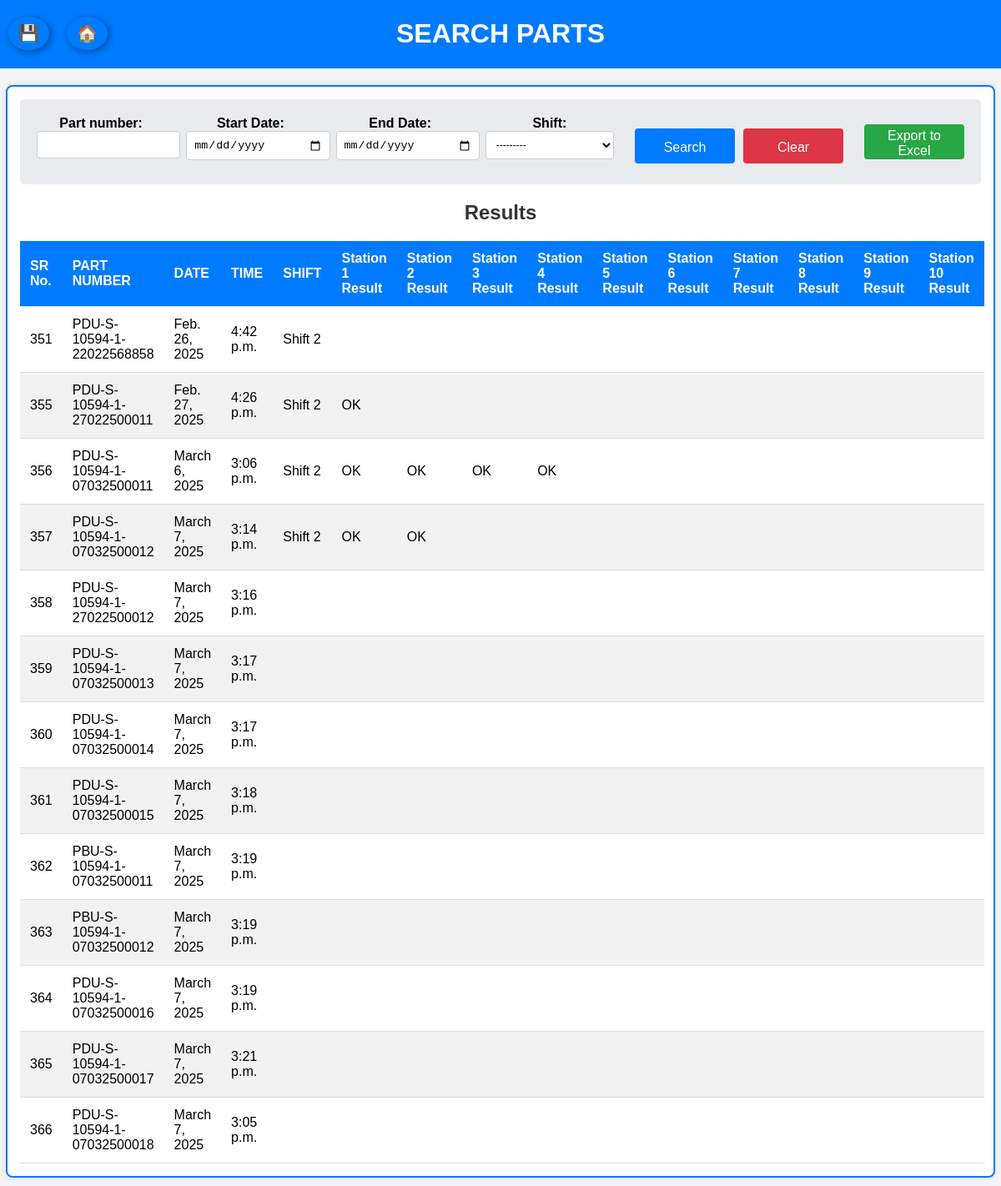
The app's page /search/, older data.
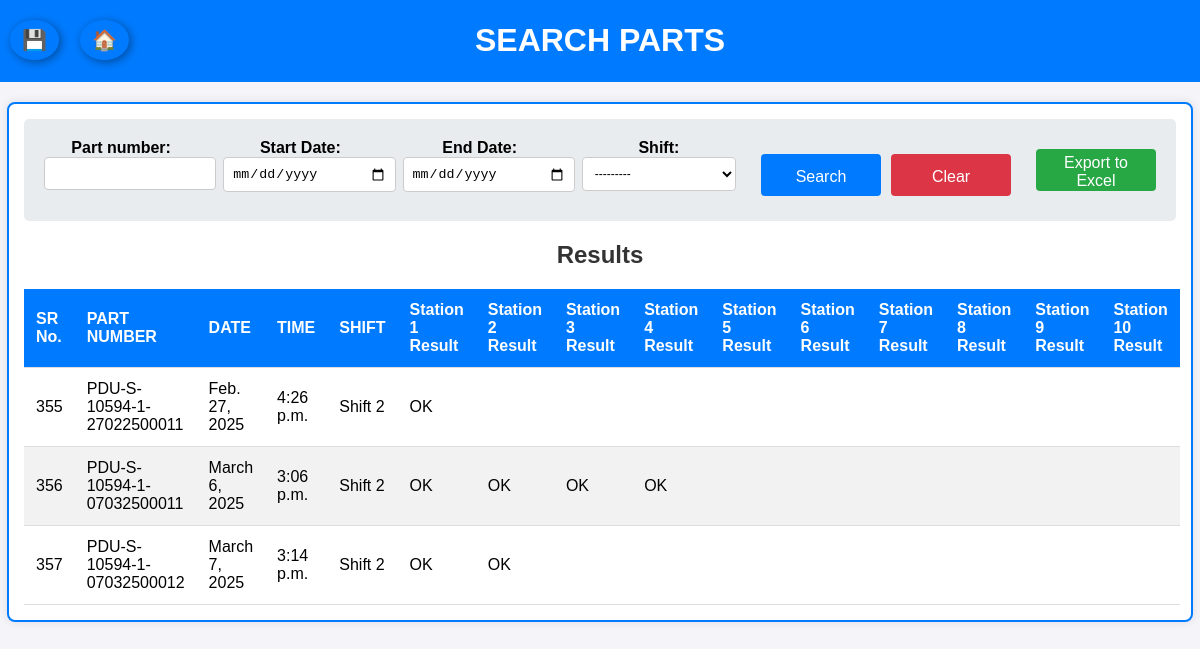
The same page, newer data.
### track/models.py (models this page shows, shortened)
class TraceabilityData(models.Model):
    sr_no = models.AutoField(primary_key=True)  # Serial Number (Primary Key)
    part_number = models.CharField(max_length=100, unique=True)  # QR Code remove -    , unique=True
    date = models.DateField()  # Date of entry
    time = models.TimeField()  # Time of entry
    shift = models.CharField(max_length=10, null=True, blank=True)  # Shift (e.g., A, B, C)
    st1_time = models.TimeField(null=True, blank=True)
    st1_result = models.CharField(max_length=10, null=True, blank=True)  # Station 1 Result
    st2_time = models.TimeField(null=True, blank=True)
    st2_result = models.CharField(max_length=10, null=True, blank=True)  # Station 2 Result
    st3_time = models.TimeField(null=True, blank=True)
    st3_result = models.CharField(max_length=10, null=True, blank=True)  # Station 3 Result
    st4_time = models.TimeField(null=True, blank=True)
    st4_result = models.CharField(max_length=10, null=True, blank=True)  # Station 4 Result
    st5_time = models.TimeField(null=True, blank=True)
    st5_result = models.CharField(max_length=10, null=True, blank=True)  # Station 5 Result
    st6_time = models.TimeField(null=True, blank=True)
    st6_result = models.CharField(max_length=10, null=True, blank=True)  # Station 6 Result
    st7_time = models.TimeField(null=True, blank=True)
    st7_result = models.CharField(max_length=10, null=True, blank=True)  # Station 7 Result
    st8_time = models.TimeField(null=True, blank=True)
    st8_result = models.CharField(max_length=10, null=True, blank=True)  # Station 8 Result
    st9_time = models.TimeField(null=True, blank=True)
    st9_result = models.CharField(max_length=10, null=True, blank=True)  # Station 7 Result
    st10_time = models.TimeField(null=True, blank=True)
    st10_result = models.CharField(max_length=10, null=True, blank=True)  # Station 8 Result

### track/views.py (the view)
# urls.py: path('search/', search_parts, name='search_parts'),
def search_parts(request):
    queryset = TraceabilityData.objects.all()
    filter = TraceabilityDataFilter(request.GET, queryset=queryset)
    return render(request, 'track/search_parts.html', {'filter': filter})

### track/templates/track/search_parts.html (shortened to what this page needs)
{% load static %}
<!DOCTYPE html>
<html lang="en">
<head>
    <link rel="stylesheet" href="{% static 'css/styles.css' %}">
</head>
<body>
    <Header>
        <h1>SEARCH PARTS</h1>
    </Header>
    <a href="{% url 'admin:track_traceabilitydata_changelist' %}" class="database-btn">💾</a>
    <a href="{% url 'combined_page' %}" class="database-btn" style="left: 80px;">🏠</a>
    <div class="container">
        <form method="get" class="filters">
            <div class="form-group">
                {{ filter.form.part_number.label_tag }}
                {{ filter.form.part_number }}
            </div>
            <div class="form-group">
                {{ filter.form.start_date.label_tag }}
                <input type="date" name="start_date" value="{{ request.GET.start_date }}">
            </div>
            <div class="form-group">
                {{ filter.form.end_date.label_tag }}
                <input type="date" name="end_date" value="{{ request.GET.end_date }}">
            </div>
            <div class="form-group">
                {{ filter.form.shift.label_tag }}
                {{ filter.form.shift }}
            </div>
            <div class="form-buttons">
                <button type="submit">Search</button>
                <a href="{% url 'search_parts' %}" class="clear-button">Clear</a>
            </div>
            <div class="form-buttons" style="justify-content: center; margin-bottom: 10px;">
                <a href="{% url 'export_parts' %}?{{ request.GET.urlencode }}" class="clear-button" style="background-color: #28a745;">
                    Export to Excel
                </a>
            </div>
        </form>
        <h2>Results</h2>
        <table>
            <thead>
                <tr>
                    <th>SR No.</th>
                    <th>PART NUMBER</th>
                    <th>DATE</th>
                    <th>TIME</th>
                    <th>SHIFT</th>
                    <th>Station 1 Result</th>
                    <th>Station 2 Result</th>
                    <th>Station 3 Result</th>
                    <th>Station 4 Result</th>
                    <th>Station 5 Result</th>
                    <th>Station 6 Result</th>
                    <th>Station 7 Result</th>
                    <th>Station 8 Result</th>
                    <th>Station 9 Result</th>
                    <th>Station 10 Result</th>
                </tr>
            </thead>
            <tbody>
                {% for data in filter.qs %}
                    <tr>
                        <td>{{ data.sr_no|default_if_none:"" }}</td>
                        <td>{{ data.part_number|default_if_none:"" }}</td>
                        <td>{{ data.date|default_if_none:"" }}</td>
                        <td>{{ data.time|default_if_none:"" }}</td>
                        <td>{{ data.shift|default_if_none:"" }}</td>
                        <td>{{ data.st1_result|default_if_none:"" }}</td>
                        <td>{{ data.st2_result|default_if_none:"" }}</td>
                        <td>{{ data.st3_result|default_if_none:"" }}</td>
                        <td>{{ data.st4_result|default_if_none:"" }}</td>
                        <td>{{ data.st5_result|default_if_none:"" }}</td>
                        <td>{{ data.st6_result|default_if_none:"" }}</td>
                        <td>{{ data.st7_result|default_if_none:"" }}</td>
                        <td>{{ data.st8_result|default_if_none:"" }}</td>
                        <td>{{ data.st9_result|default_if_none:"" }}</td>
                        <td>{{ data.st10_result|default_if_none:"" }}</td>
                    </tr>
                {% empty %}
                    <tr>
                        <td colspan="13">No results found.</td>
                    </tr>
                {% endfor %}
            </tbody>
        </table>
    </div>
</body>
</html>

Row changes from the older to the newer data that the page shows:
removed TraceabilityData: sr_no "351", part_number "PDU-S-10594-1-22022568858", date "Feb. 26, 2025", time "4:42 p.m.", shift "Shift 2"
removed TraceabilityData: sr_no "358", part_number "PDU-S-10594-1-27022500012", date "March 7, 2025", time "3:16 p.m."
removed TraceabilityData: sr_no "359", part_number "PDU-S-10594-1-07032500013", date "March 7, 2025", time "3:17 p.m."
removed TraceabilityData: sr_no "360", part_number "PDU-S-10594-1-07032500014", date "March 7, 2025", time "3:17 p.m."
removed TraceabilityData: sr_no "361", part_number "PDU-S-10594-1-07032500015", date "March 7, 2025", time "3:18 p.m."
removed TraceabilityData: sr_no "362", part_number "PBU-S-10594-1-07032500011", date "March 7, 2025", time "3:19 p.m."
removed TraceabilityData: sr_no "363", part_number "PBU-S-10594-1-07032500012", date "March 7, 2025", time "3:19 p.m."
removed TraceabilityData: sr_no "364", part_number "PDU-S-10594-1-07032500016", date "March 7, 2025", time "3:19 p.m."
removed TraceabilityData: sr_no "365", part_number "PDU-S-10594-1-07032500017", date "March 7, 2025", time "3:21 p.m."
removed TraceabilityData: sr_no "366", part_number "PDU-S-10594-1-07032500018", date "March 7, 2025", time "3:05 p.m."
